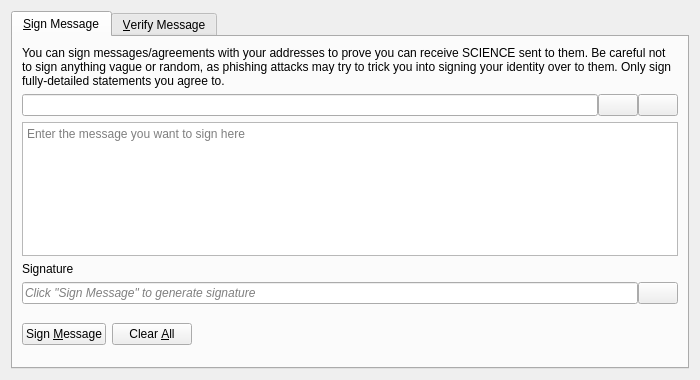
<?xml version="1.0" encoding="UTF-8"?>
<ui version="4.0">
 <class>SignVerifyMessageDialog</class>
 <widget class="QDialog" name="SignVerifyMessageDialog">
  <property name="geometry">
   <rect>
    <x>0</x>
    <y>0</y>
    <width>700</width>
    <height>380</height>
   </rect>
  </property>
  <property name="windowTitle">
   <string>Signatures - Sign / Verify a Message</string>
  </property>
  <property name="modal">
   <bool>true</bool>
  </property>
  <layout class="QVBoxLayout" name="verticalLayout">
   <item>
    <widget class="QTabWidget" name="tabWidget">
     <property name="currentIndex">
      <number>0</number>
     </property>
     <widget class="QWidget" name="tabSignMessage">
      <attribute name="title">
       <string>&amp;Sign Message</string>
      </attribute>
      <layout class="QVBoxLayout" name="verticalLayout_SM">
       <item>
        <widget class="QLabel" name="infoLabel_SM">
         <property name="text">
          <string>You can sign messages/agreements with your addresses to prove you can receive SCIENCE sent to them. Be careful not to sign anything vague or random, as phishing attacks may try to trick you into signing your identity over to them. Only sign fully-detailed statements you agree to.</string>
         </property>
         <property name="textFormat">
          <enum>Qt::PlainText</enum>
         </property>
         <property name="wordWrap">
          <bool>true</bool>
         </property>
        </widget>
       </item>
       <item>
        <layout class="QHBoxLayout" name="horizontalLayout_1_SM">
         <property name="spacing">
          <number>0</number>
         </property>
         <item>
          <widget class="QValidatedLineEdit" name="addressIn_SM">
           <property name="toolTip">
            <string>The ApertureCoin address to sign the message with</string>
           </property>
          </widget>
         </item>
         <item>
          <widget class="QPushButton" name="addressBookButton_SM">
           <property name="toolTip">
            <string>Choose previously used address</string>
           </property>
           <property name="text">
            <string/>
           </property>
           <property name="icon">
            <iconset resource="../bitcoin.qrc">
             <normaloff>:/icons/address-book</normaloff>:/icons/address-book</iconset>
           </property>
           <property name="shortcut">
            <string>Alt+A</string>
           </property>
           <property name="autoDefault">
            <bool>false</bool>
           </property>
          </widget>
         </item>
         <item>
          <widget class="QPushButton" name="pasteButton_SM">
           <property name="toolTip">
            <string>Paste address from clipboard</string>
           </property>
           <property name="text">
            <string/>
           </property>
           <property name="icon">
            <iconset resource="../bitcoin.qrc">
             <normaloff>:/icons/editpaste</normaloff>:/icons/editpaste</iconset>
           </property>
           <property name="shortcut">
            <string>Alt+P</string>
           </property>
           <property name="autoDefault">
            <bool>false</bool>
           </property>
          </widget>
         </item>
        </layout>
       </item>
       <item>
        <widget class="QPlainTextEdit" name="messageIn_SM">
         <property name="toolTip">
          <string>Enter the message you want to sign here</string>
         </property>
         <property name="placeholderText">
          <string>Enter the message you want to sign here</string>
         </property>
        </widget>
       </item>
       <item>
        <widget class="QLabel" name="signatureLabel_SM">
         <property name="text">
          <string>Signature</string>
         </property>
         <property name="textFormat">
          <enum>Qt::PlainText</enum>
         </property>
        </widget>
       </item>
       <item>
        <layout class="QHBoxLayout" name="horizontalLayout_2_SM">
         <property name="spacing">
          <number>0</number>
         </property>
         <item>
          <widget class="QLineEdit" name="signatureOut_SM">
           <property name="placeholderText">
            <string>Click "Sign Message" to generate signature</string>
           </property>
           <property name="font">
            <font>
             <italic>true</italic>
            </font>
           </property>
           <property name="readOnly">
            <bool>true</bool>
           </property>
          </widget>
         </item>
         <item>
          <widget class="QPushButton" name="copySignatureButton_SM">
           <property name="toolTip">
            <string>Copy the current signature to the system clipboard</string>
           </property>
           <property name="text">
            <string/>
           </property>
           <property name="icon">
            <iconset resource="../bitcoin.qrc">
             <normaloff>:/icons/editcopy</normaloff>:/icons/editcopy</iconset>
           </property>
           <property name="autoDefault">
            <bool>false</bool>
           </property>
          </widget>
         </item>
        </layout>
       </item>
       <item>
        <layout class="QHBoxLayout" name="horizontalLayout_3_SM">
         <item>
          <widget class="QPushButton" name="signMessageButton_SM">
           <property name="toolTip">
            <string>Sign the message to prove you own this ApertureCoin address</string>
           </property>
           <property name="text">
            <string>Sign &amp;Message</string>
           </property>
           <property name="icon">
            <iconset resource="../bitcoin.qrc">
             <normaloff>:/icons/edit</normaloff>:/icons/edit</iconset>
           </property>
           <property name="autoDefault">
            <bool>false</bool>
           </property>
          </widget>
         </item>
         <item>
          <widget class="QPushButton" name="clearButton_SM">
           <property name="toolTip">
            <string>Reset all sign message fields</string>
           </property>
           <property name="text">
            <string>Clear &amp;All</string>
           </property>
           <property name="icon">
            <iconset resource="../bitcoin.qrc">
             <normaloff>:/icons/remove</normaloff>:/icons/remove</iconset>
           </property>
           <property name="autoDefault">
            <bool>false</bool>
           </property>
          </widget>
         </item>
         <item>
          <spacer name="horizontalSpacer_1_SM">
           <property name="orientation">
            <enum>Qt::Horizontal</enum>
           </property>
           <property name="sizeHint" stdset="0">
            <size>
             <width>40</width>
             <height>48</height>
            </size>
           </property>
          </spacer>
         </item>
         <item>
          <widget class="QLabel" name="statusLabel_SM">
           <property name="font">
            <font>
             <weight>75</weight>
             <bold>true</bold>
            </font>
           </property>
           <property name="text">
            <string/>
           </property>
           <property name="wordWrap">
            <bool>true</bool>
           </property>
          </widget>
         </item>
         <item>
          <spacer name="horizontalSpacer_2_SM">
           <property name="orientation">
            <enum>Qt::Horizontal</enum>
           </property>
           <property name="sizeHint" stdset="0">
            <size>
             <width>40</width>
             <height>48</height>
            </size>
           </property>
          </spacer>
         </item>
        </layout>
       </item>
      </layout>
     </widget>
     <widget class="QWidget" name="tabVerifyMessage">
      <attribute name="title">
       <string>&amp;Verify Message</string>
      </attribute>
      <layout class="QVBoxLayout" name="verticalLayout_VM">
       <item>
        <widget class="QLabel" name="infoLabel_VM">
         <property name="text">
          <string>Enter the receiver's address, message (ensure you copy line breaks, spaces, tabs, etc. exactly) and signature below to verify the message. Be careful not to read more into the signature than what is in the signed message itself, to avoid being tricked by a man-in-the-middle attack. Note that this only proves the signing party receives with the address, it cannot prove sendership of any transaction!</string>
         </property>
         <property name="textFormat">
          <enum>Qt::PlainText</enum>
         </property>
         <property name="alignment">
          <set>Qt::AlignLeading|Qt::AlignLeft|Qt::AlignTop</set>
         </property>
         <property name="wordWrap">
          <bool>true</bool>
         </property>
        </widget>
       </item>
       <item>
        <layout class="QHBoxLayout" name="horizontalLayout_1_VM">
         <property name="spacing">
          <number>0</number>
         </property>
         <item>
          <widget class="QValidatedLineEdit" name="addressIn_VM">
           <property name="toolTip">
            <string>The ApertureCoin address the message was signed with</string>
           </property>
          </widget>
         </item>
         <item>
          <widget class="QPushButton" name="addressBookButton_VM">
           <property name="toolTip">
            <string>Choose previously used address</string>
           </property>
           <property name="text">
            <string/>
           </property>
           <property name="icon">
            <iconset resource="../bitcoin.qrc">
             <normaloff>:/icons/address-book</normaloff>:/icons/address-book</iconset>
           </property>
           <property name="shortcut">
            <string>Alt+A</string>
           </property>
           <property name="autoDefault">
            <bool>false</bool>
           </property>
          </widget>
         </item>
        </layout>
       </item>
       <item>
        <widget class="QPlainTextEdit" name="messageIn_VM">
          <property name="toolTip">
            <string>The signed message to verify</string>
          </property>
          <property name="placeholderText">
            <string>The signed message to verify</string>
          </property>
        </widget>
       </item>
       <item>
        <widget class="QValidatedLineEdit" name="signatureIn_VM">
          <property name="toolTip">
            <string>The signature given when the message was signed</string>
          </property>
          <property name="placeholderText">
            <string>The signature given when the message was signed</string>
          </property>
        </widget>
       </item>
       <item>
        <layout class="QHBoxLayout" name="horizontalLayout_2_VM">
         <item>
          <widget class="QPushButton" name="verifyMessageButton_VM">
           <property name="toolTip">
            <string>Verify the message to ensure it was signed with the specified ApertureCoin address</string>
           </property>
           <property name="text">
            <string>Verify &amp;Message</string>
           </property>
           <property name="icon">
            <iconset resource="../bitcoin.qrc">
             <normaloff>:/icons/transaction_0</normaloff>:/icons/transaction_0</iconset>
           </property>
           <property name="autoDefault">
            <bool>false</bool>
           </property>
          </widget>
         </item>
         <item>
          <widget class="QPushButton" name="clearButton_VM">
           <property name="toolTip">
            <string>Reset all verify message fields</string>
           </property>
           <property name="text">
            <string>Clear &amp;All</string>
           </property>
           <property name="icon">
            <iconset resource="../bitcoin.qrc">
             <normaloff>:/icons/remove</normaloff>:/icons/remove</iconset>
           </property>
           <property name="autoDefault">
            <bool>false</bool>
           </property>
          </widget>
         </item>
         <item>
          <spacer name="horizontalSpacer_1_VM">
           <property name="orientation">
            <enum>Qt::Horizontal</enum>
           </property>
           <property name="sizeHint" stdset="0">
            <size>
             <width>40</width>
             <height>48</height>
            </size>
           </property>
          </spacer>
         </item>
         <item>
          <widget class="QLabel" name="statusLabel_VM">
           <property name="font">
            <font>
             <weight>75</weight>
             <bold>true</bold>
            </font>
           </property>
           <property name="text">
            <string/>
           </property>
           <property name="wordWrap">
            <bool>true</bool>
           </property>
          </widget>
         </item>
         <item>
          <spacer name="horizontalSpacer_2_VM">
           <property name="orientation">
            <enum>Qt::Horizontal</enum>
           </property>
           <property name="sizeHint" stdset="0">
            <size>
             <width>40</width>
             <height>48</height>
            </size>
           </property>
          </spacer>
         </item>
        </layout>
       </item>
      </layout>
     </widget>
    </widget>
   </item>
  </layout>
 </widget>
 <customwidgets>
  <customwidget>
   <class>QValidatedLineEdit</class>
   <extends>QLineEdit</extends>
   <header>qt/qvalidatedlineedit.h</header>
  </customwidget>
 </customwidgets>
 <resources>
  <include location="../bitcoin.qrc"/>
 </resources>
 <connections/>
</ui>
